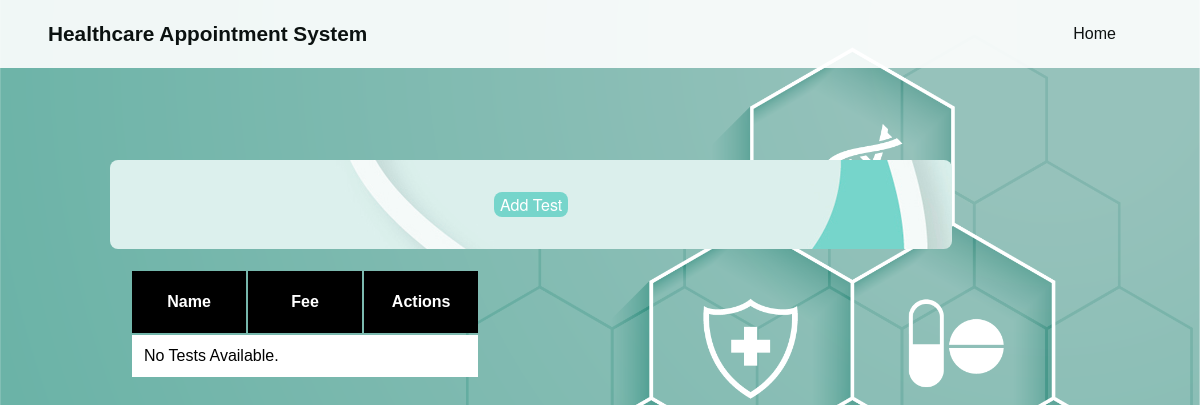
/change_tests.php, run on an earlier commit of the app's database.
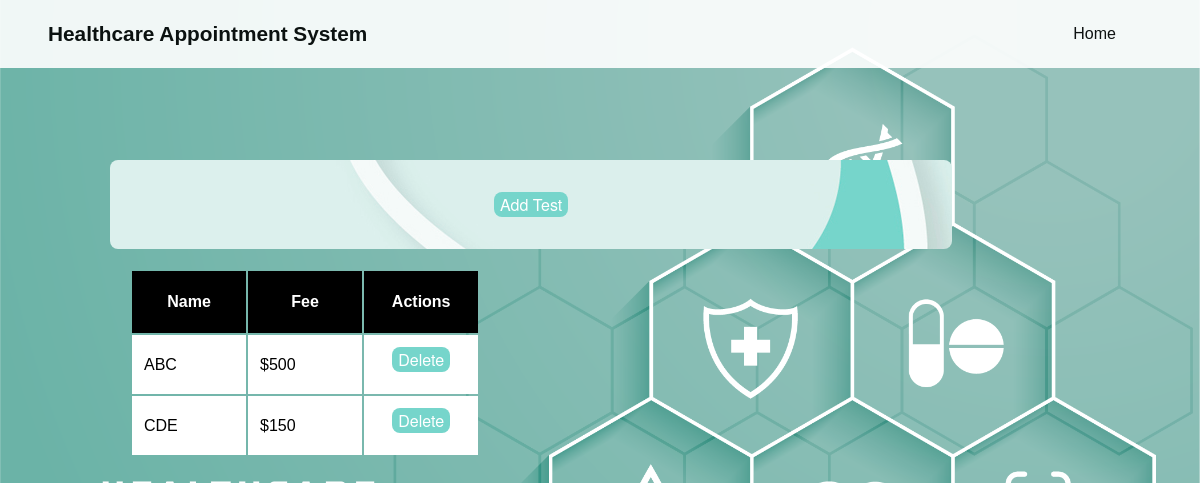
And on a later commit of the database.
### tables this page shows
CREATE TABLE `test` (
  `Name` varchar(40) NOT NULL,
  `Fee` float NOT NULL
);

### change_tests.php (the view, shortened to what this page needs)
<!DOCTYPE html>
<html lang="en">
<head>
    <link rel="stylesheet" href="styles/main_style.css">
    <link rel="stylesheet" href="styles/admin_table.css">
</head>
<body>
    <div class="container">
        <div class="main-content">
            <header class="header-main">
                <div class="wrapper">
                    <section class="logo">
                        <h1>Healthcare Appointment System</h1>
                    </section>
                    <nav class="nav-horizontal" id="topnav">
                        <a href="index.php">Home</a>
                    </nav>
                </div>
            </header>
            <main>
                <div class="wrapbox">
                    <article class="buttongroup">
                        <header>
                            <a href="forms/add_test.php"><button type="button">Add Test</button></a>
                        </header>
                        <div class="table-container">
                            <table class="table">
                                <tr>
                                    <th class="no-select">Name</th>
                                    <th class="no-select">Fee</th>
                                    <th class="no-select">Actions</th>
                                </tr>
                                <?php
                                require_once("php_scripts/connect.php");
                                $sql = "SELECT * FROM test";
                                $result = $conn->query($sql);
                                if ($result->num_rows > 0) {
                                    while ($row = $result->fetch_assoc()) {
                                        echo "<tr>";
                                        echo "<td>" . $row["Name"] . "</td>";
                                        echo "<td>" . '$' . $row["Fee"] . "</td>";
                                        echo "<td>
                                                <form method='POST'>
                                                    <input type='hidden' name='delete' value='" . $row["Name"] . "'>
                                                    <button type='submit'>Delete</button>
                                                </form>
                                            </td>";
                                        echo "</tr>";
                                    }
                                } else {
                                    echo "<tr><td colspan='5'>No Tests Available.</td></tr>";
                                }
                                ?>
                            </table>
                        </div>
                    </article>
                </div>
            </main>
        </div>
    </div>
</body>
</html>

What changed in the data, as far as the page shows it:
added test: Name "ABC", Fee "500"
added test: Name "CDE", Fee "150"
Also different on the page:
text no longer shown: "No Tests Available."
